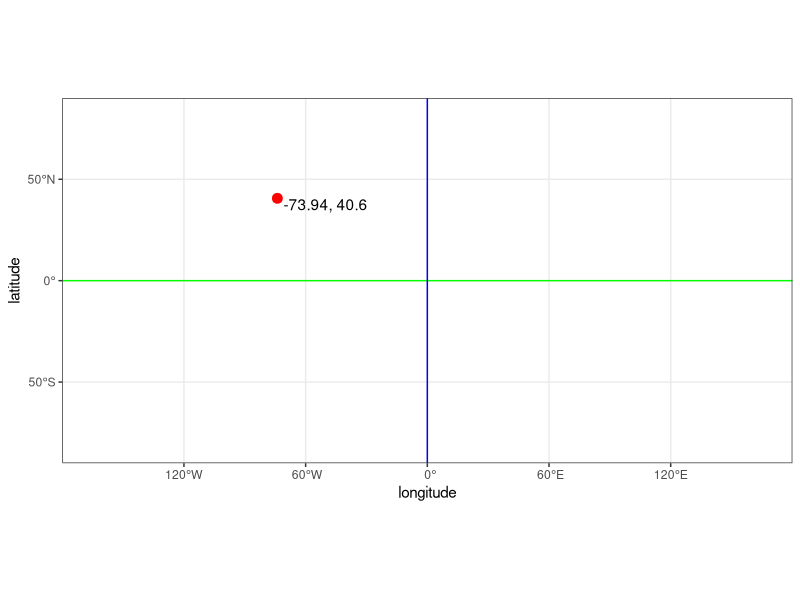
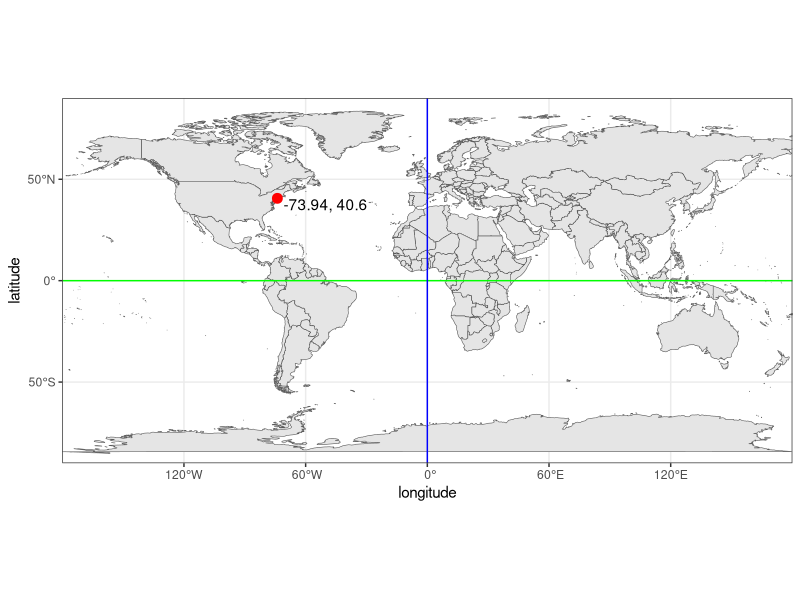
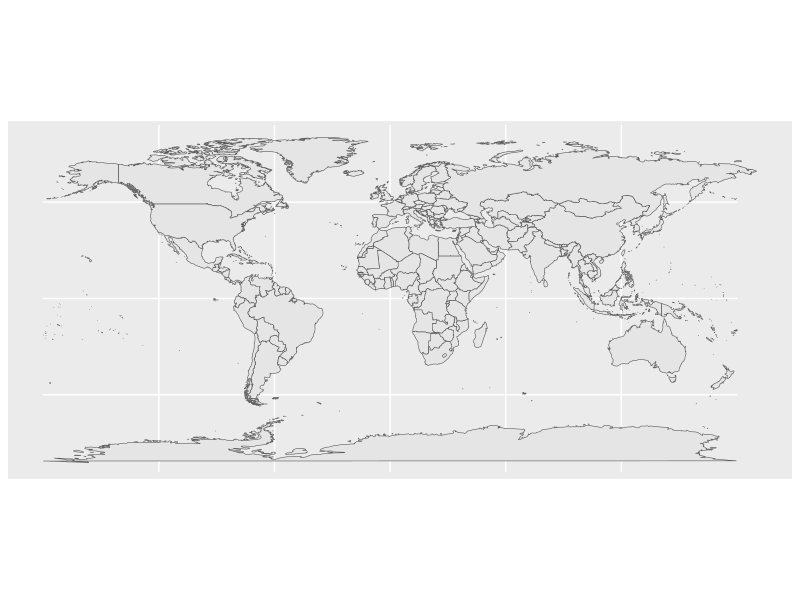
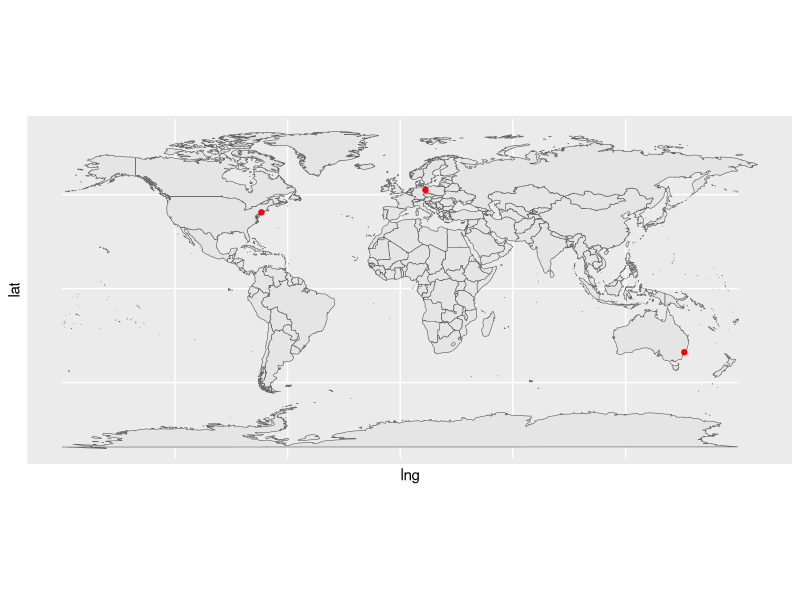
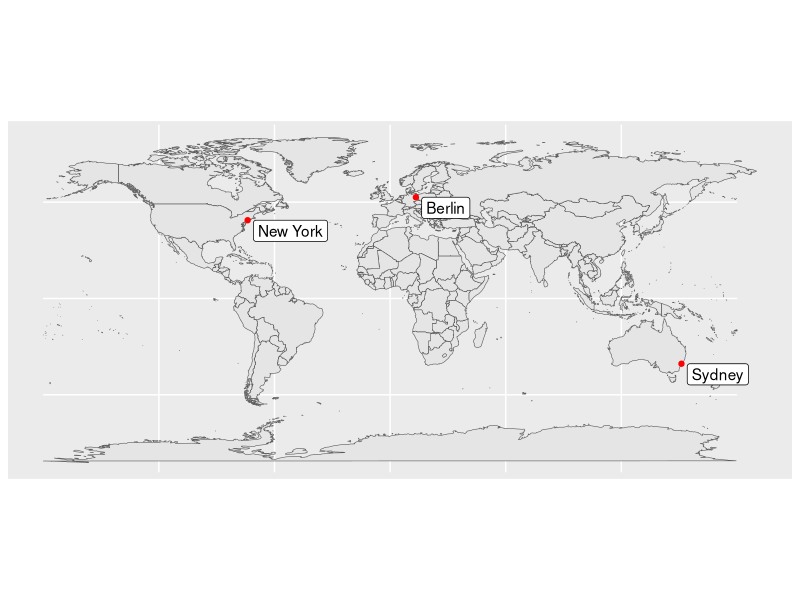
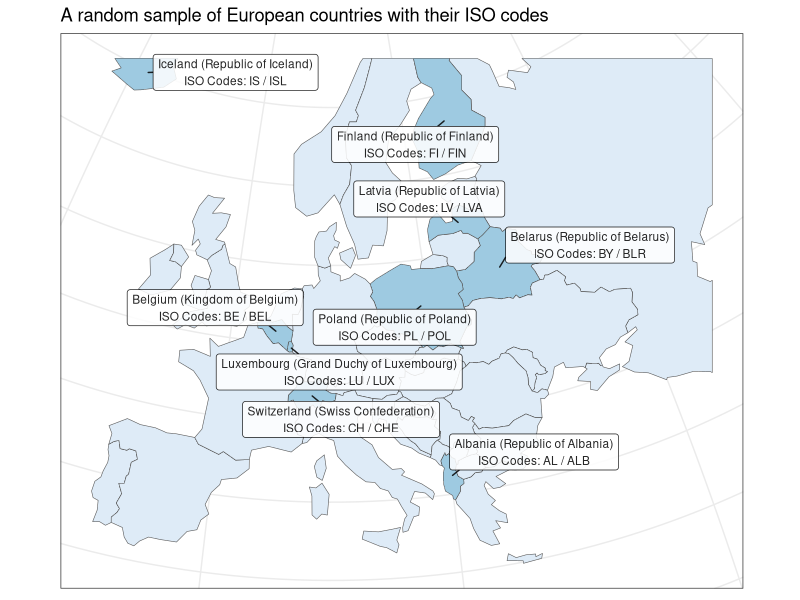
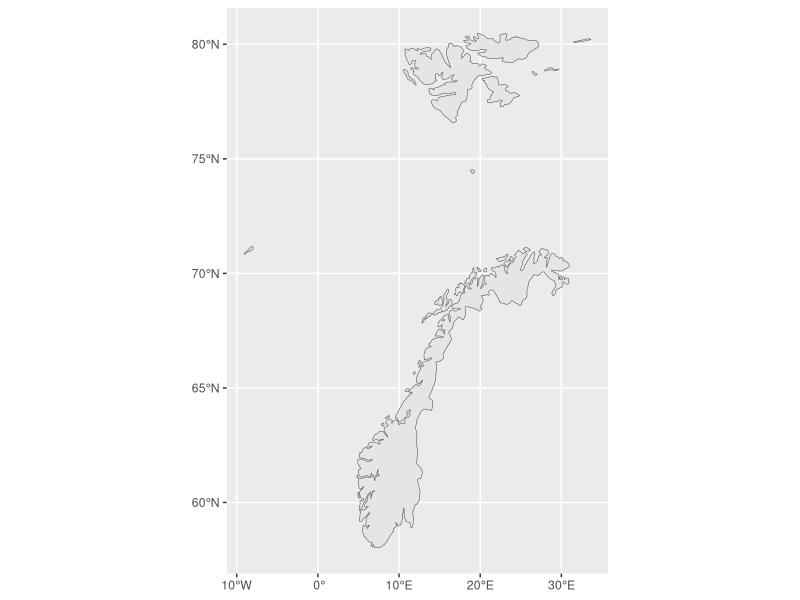

Reproduce these figures in R, in order.
## ---- chunk 1
knitr::opts_chunk$set(R.options = list(max.print = 50))
set.seed(10042019)
## ---- chunk 2
library(ggplot2)
library(maps)
library(sf)

nyc <- st_sfc(st_point(c(-73.94, 40.6)), crs = 4326) 
ggplot() + geom_sf(data = nyc, color = 'red', size = 3) +
    geom_sf_text(data = nyc, label = "-73.94, 40.6", hjust = 0, vjust = 1, nudge_x = 3) +
    coord_sf(xlim = c(-180, 180), ylim = c(-90, 90), expand = FALSE) +
    geom_hline(yintercept = 0, color = 'green') + geom_vline(xintercept = 0, color = 'blue') +
    xlab('longitude') + ylab('latitude') +
    theme_bw()
## ---- chunk 3
worldmap_data <- st_as_sf(map('world', plot = FALSE, fill = TRUE))
ggplot() + geom_sf(data = worldmap_data) + geom_sf(data = nyc, color = 'red', size = 3) +
    geom_sf_text(data = nyc, label = "-73.94, 40.6", hjust = 0, vjust = 1, nudge_x = 3) +
    coord_sf(xlim = c(-180, 180), ylim = c(-90, 90), expand = FALSE) +
    geom_hline(yintercept = 0, color = 'green') + geom_vline(xintercept = 0, color = 'blue') +
    xlab('longitude') + ylab('latitude') +
    theme_bw()
## ---- chunk 4
library(ggplot2)
library(maps)
library(sf)
## ---- chunk 5
worldmap_data <- st_as_sf(map('world', plot = FALSE, fill = TRUE))
head(worldmap_data, n = 3)  # to have a look inside
## ---- chunk 6
ggplot() + geom_sf(data = worldmap_data)
## ---- chunk 7
some_cities <- data.frame(name = c('Berlin', 'New York', 'Sydney'),
                          lng = c(13.38, -73.94, 151.21),
                          lat = c(52.52, 40.6, -33.87))
some_cities
## ---- chunk 8
ggplot(some_cities) +                                # pass the cities data to plot
    geom_sf(data = worldmap_data) +                  # layer 1: world countries
    geom_point(aes(x = lng, y = lat), color = 'red') # layer 2: points at city coord.
## ---- chunk 9
ggplot(some_cities) +                                  # pass the cities data to plot
    geom_sf(data = worldmap_data) +                    # layer 1: world countries
    geom_point(aes(x = lng, y = lat), color = 'red') + # layer 2: points
    geom_label(aes(x = lng, y = lat, label = name),    # layer 3: labels
               hjust = 0, vjust = 1, nudge_x = 3) +    # labels appear next to point
    theme(axis.title = element_blank(),
          axis.text = element_blank())                 # disable the axis labels
## ---- chunk 10
library(rnaturalearth)
library(ggrepel)
library(dplyr)

world <- ne_countries(type = 'map_units', returnclass = 'sf', continent = 'europe')
world <- st_transform(world, 3035)
world <- st_crop(world, xmin = 0, xmax = 7e6, ymin = 0, ymax = 5e6)

labelsdf <- data.frame(label = sprintf('%s (%s)\nISO Codes: %s / %s',
                                       world$name, world$formal_en, world$iso_a2, world$iso_a3), stringsAsFactors = FALSE)
#labelsdf$geometry <- st_centroid(world$geometry)
labels_coords <- as.data.frame(st_coordinates(st_centroid(world$geometry)))
labelsdf$x <- labels_coords$X
labelsdf$y <- labels_coords$Y
world$show_label <- sample(c(TRUE, FALSE), nrow(labelsdf), replace = TRUE, prob = c(0.3, 0.7))
labelsdf <- labelsdf[world$show_label, ]

ggplot() + geom_sf(aes(fill = show_label), data = world) +
    geom_label_repel(aes(label = label, x = x, y = y), data = labelsdf, size = 3, min.segment.length = 0, alpha = 0.85) +
    scale_fill_brewer(palette = 'Blues', guide = "none") +
    ggtitle('A random sample of European countries with their ISO codes') +
    theme_bw() +
    theme(axis.text = element_blank(),
          axis.title = element_blank(),
          axis.ticks = element_blank())
## ---- chunk 11
pm <- data.frame(city = c('Amman', 'Saltillo', 'Usak', 'The Bronx', 'Seoul'),
                 pm_mg = c(999, 869, 814, 284, 129),
                 stringsAsFactors = FALSE)
city_coords <- data.frame(city = c('Amman', 'Saltillo', 'Berlin', 'Usak', 'New York', 'Seoul'),
                          lng = c(31.910341, 1, 1, 1, 1, 1),
                          lat = c(35.948458, 1, 1, 1, 1, 1),
                          stringsAsFactors = FALSE)
## ---- chunk 12
knitr::kable(pm, caption = 'Particular matter: "pm" dataset', align = 'l', format = "html", table.attr = 'class="table table-condensed small left"')
## ---- chunk 13
knitr::kable(city_coords, caption = 'GPS coordinates of cities: "city_coords" dataset', align = 'l', format = "html", table.attr = 'class="table table-condensed small"')
## ---- chunk 14
knitr::kable(pm, caption = 'pm', align = 'l', format = "html", table.attr = 'class="table table-condensed small left"')
## ---- chunk 15
knitr::kable(city_coords, caption = 'city_coords', align = 'l', format = "html", table.attr = 'class="table table-condensed small"')
## ---- chunk 16
library(dplyr)
left_join(pm, city_coords, by = 'city')
## ---- chunk 17
knitr::kable(pm, caption = 'pm', align = 'l', format = "html", table.attr = 'class="table table-condensed small left"')
## ---- chunk 18
knitr::kable(city_coords, caption = 'city_coords', align = 'l', format = "html", table.attr = 'class="table table-condensed small"')
## ---- chunk 19
right_join(pm, city_coords, by = 'city')
## ---- chunk 20
knitr::kable(pm, caption = 'pm', align = 'l', format = "html", table.attr = 'class="table table-condensed small left"')
## ---- chunk 21
knitr::kable(city_coords, caption = 'city_coords', align = 'l', format = "html", table.attr = 'class="table table-condensed small"')
## ---- chunk 22
inner_join(pm, city_coords, by = 'city')
## ---- chunk 23
(norway <- worldmap_data[worldmap_data$ID == 'Norway',])
## ---- chunk 24
ggplot() + geom_sf(data = norway)
